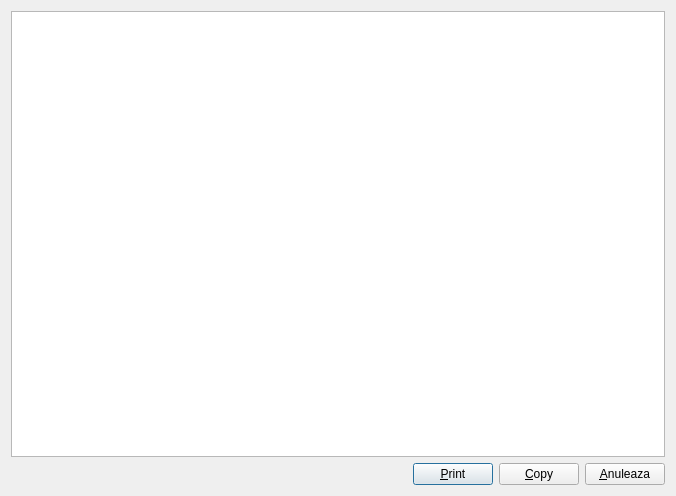
<?xml version="1.0" encoding="UTF-8"?>
<ui version="4.0">
 <class>Raport</class>
 <widget class="QDialog" name="Raport">
  <property name="geometry">
   <rect>
    <x>0</x>
    <y>0</y>
    <width>676</width>
    <height>496</height>
   </rect>
  </property>
  <property name="windowTitle">
   <string>Raport</string>
  </property>
  <property name="windowIcon">
   <iconset resource="../resources.qrc">
    <normaloff>:/rapoarte</normaloff>:/rapoarte</iconset>
  </property>
  <layout class="QVBoxLayout" name="verticalLayout">
   <item>
    <widget class="QTableWidget" name="tableWidget">
     <property name="midLineWidth">
      <number>1</number>
     </property>
     <property name="editTriggers">
      <set>QAbstractItemView::NoEditTriggers</set>
     </property>
     <property name="selectionMode">
      <enum>QAbstractItemView::ContiguousSelection</enum>
     </property>
    </widget>
   </item>
   <item>
    <layout class="QHBoxLayout" name="horizontalLayout">
     <item>
      <spacer name="horizontalSpacer">
       <property name="orientation">
        <enum>Qt::Horizontal</enum>
       </property>
       <property name="sizeHint" stdset="0">
        <size>
         <width>318</width>
         <height>20</height>
        </size>
       </property>
      </spacer>
     </item>
     <item>
      <widget class="QPushButton" name="printButton">
       <property name="text">
        <string>&amp;Print</string>
       </property>
       <property name="icon">
        <iconset resource="../resources.qrc">
         <normaloff>:/print</normaloff>:/print</iconset>
       </property>
      </widget>
     </item>
     <item>
      <widget class="QPushButton" name="copyButton">
       <property name="text">
        <string>&amp;Copy</string>
       </property>
       <property name="icon">
        <iconset resource="../resources.qrc">
         <normaloff>:/copy</normaloff>:/copy</iconset>
       </property>
       <property name="shortcut">
        <string>Ctrl+C</string>
       </property>
      </widget>
     </item>
     <item>
      <widget class="QPushButton" name="pushButton">
       <property name="text">
        <string>&amp;Anuleaza</string>
       </property>
       <property name="icon">
        <iconset resource="../resources.qrc">
         <normaloff>:/cancel</normaloff>:/cancel</iconset>
       </property>
      </widget>
     </item>
    </layout>
   </item>
  </layout>
 </widget>
 <resources>
  <include location="../resources.qrc"/>
 </resources>
 <connections>
  <connection>
   <sender>pushButton</sender>
   <signal>clicked()</signal>
   <receiver>Raport</receiver>
   <slot>reject()</slot>
   <hints>
    <hint type="sourcelabel">
     <x>618</x>
     <y>472</y>
    </hint>
    <hint type="destinationlabel">
     <x>421</x>
     <y>466</y>
    </hint>
   </hints>
  </connection>
 </connections>
</ui>
